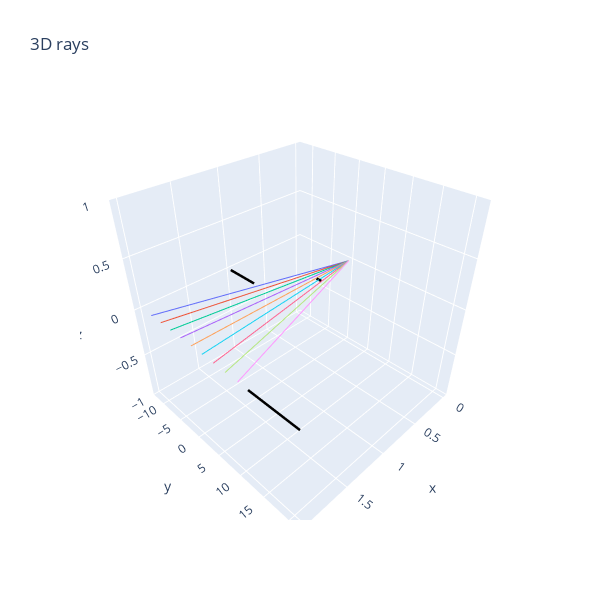

Write notebook code for a chart like this one.
### Markdown cell above
For each of the following segments, which camera rays from earlier intersect? You can do this by inspection or using render_lines_with_plotly.

### Code cell
segments = t.tensor([
    [[1.0, -12.0, 0.0], [1, -6.0, 0.0]], 
    [[0.5, 0.1, 0.0], [0.5, 1.15, 0.0]], 
    [[2, 12.0, 0.0], [2, 21.0, 0.0]]
])

rays1d = make_rays_1d(9, 10.0)
render_lines_with_plotly(rays1d, segments)

### Figure 1 — Plotly figure (JSON) as saved in the notebook; plotly's stock layout.template omitted (floating-point values rounded to 4 significant figures)
{"data": [{"mode": "lines", "type": "scatter3d", "x": [0, 2], "y": [0, -10], "z": [0, 0]}, {"mode": "lines", "type": "scatter3d", "x": [0, 2], "y": [0, -7.5], "z": [0, 0]}, {"mode": "lines", "type": "scatter3d", "x": [0, 2], "y": [0, -5], "z": [0, 0]}, {"mode": "lines", "type": "scatter3d", "x": [0, 2], "y": [0, -2.5], "z": [0, 0]}, {"mode": "lines", "type": "scatter3d", "x": [0, 2], "y": [0, 0], "z": [0, 0]}, {"mode": "lines", "type": "scatter3d", "x": [0, 2], "y": [0, 2.5], "z": [0, 0]}, {"mode": "lines", "type": "scatter3d", "x": [0, 2], "y": [0, 5], "z": [0, 0]}, {"mode": "lines", "type": "scatter3d", "x": [0, 2], "y": [0, 7.5], "z": [0, 0]}, {"mode": "lines", "type": "scatter3d", "x": [0, 2], "y": [0, 10], "z": [0, 0]}, {"line": {"color": "black", "width": 5}, "mode": "lines", "type": "scatter3d", "x": [1, 1], "y": [-12, -6], "z": [0, 0]}, {"line": {"color": "black", "width": 5}, "mode": "lines", "type": "scatter3d", "x": [0.5, 0.5], "y": [0.1, 1.15], "z": [0, 0]}, {"line": {"color": "black", "width": 5}, "mode": "lines", "type": "scatter3d", "x": [2, 2], "y": [12, 21], "z": [0, 0]}], "layout": {"height": 600, "showlegend": false, "title": {"text": "3D rays"}, "width": 600}}
